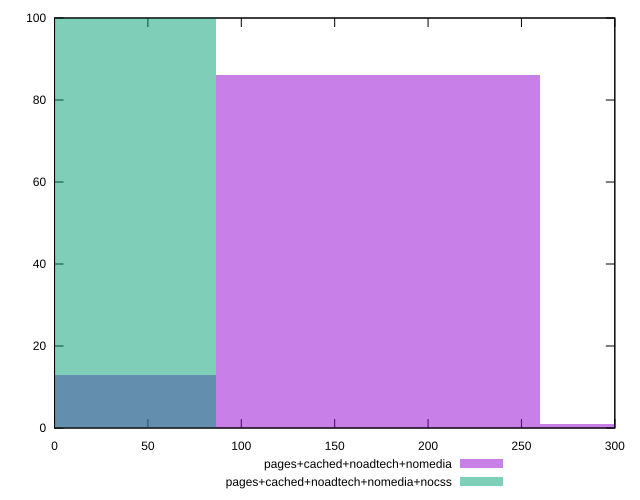

Write gnuplot code to recreate this figure.
reset

$pagesCachedNoadtechNomedia <<EOF
173.17817174919526 86
0 13
346.3563434983905 1
EOF

$pagesCachedNoadtechNomediaNocss <<EOF
0 100
EOF

set key outside below
set boxwidth 173.17817174919526
set xrange [0:300]
set yrange [0:100]
set trange [0:100]
set style fill transparent solid 0.5 noborder
set terminal svg size 640, 500 enhanced background rgb 'white'
set output "report_0_00242021-02-20T12:25:28.543Z/unused-css-rules/comparison/histogram/3_vs_4.svg"

plot $pagesCachedNoadtechNomedia title "pages+cached+noadtech+nomedia" with boxes, \
     $pagesCachedNoadtechNomediaNocss title "pages+cached+noadtech+nomedia+nocss" with boxes

reset
